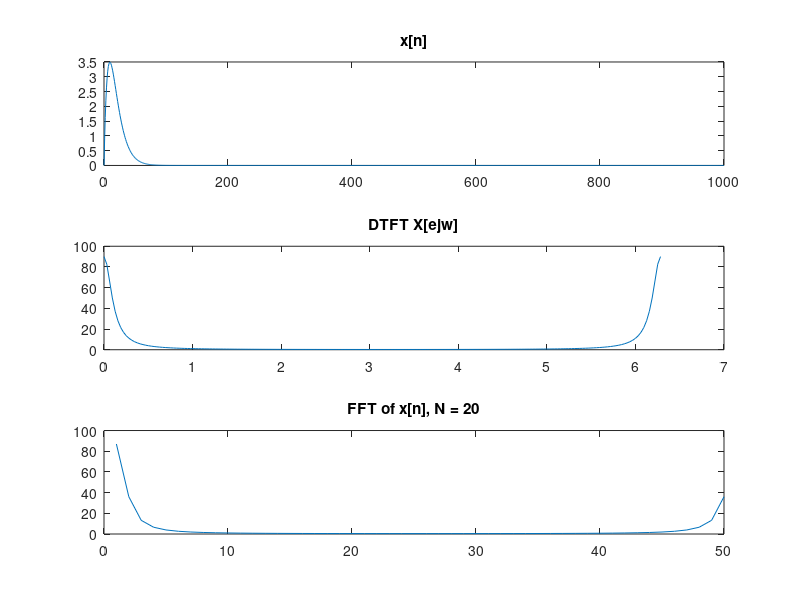

MATLAB code to generate this figure:
% Quyen Hua
% EE6713
% M8
% problem 7.3
clear all
close all

n = 0:1:1000; 
x_n = n.*(0.9).^n;

w = 0:pi/100:2*pi;
x_ejw = (0.9*exp(j*w))./(1-0.9*exp(j*w)).^2;
mag_xejw = sqrt(real(x_ejw).^2 + imag(x_ejw).^2)
x_fft = fft(x_n, 50);
mag_xfft = sqrt(real(x_fft).^2 + imag(x_fft).^2)


subplot(3,1,1)
plot(n,x_n)
title('x[n]')
subplot(3,1,2)
plot(w,mag_xejw)
title('DTFT X[ejw]')
subplot(3,1,3)
plot(mag_xfft)
title('FFT of x[n], N = 20')
